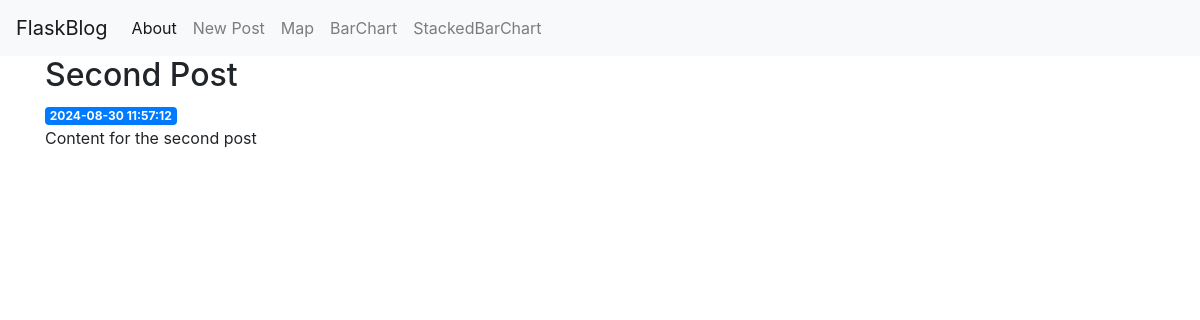
/2, run on the app's committed database.
### tables this page shows
CREATE TABLE posts (
    id INTEGER PRIMARY KEY AUTOINCREMENT,
    created TIMESTAMP NOT NULL DEFAULT CURRENT_TIMESTAMP,
    title TEXT NOT NULL,
    content TEXT NOT NULL
);

### app.py (the view)
@app.route("/<int:post_id>")
def post(post_id):
    post = get_post(post_id)
    return render_template("post.html", post=post)

### app.py (called while the page is built)
def get_db_connection():
    conn = sqlite3.connect("database.db")
    conn.row_factory = sqlite3.Row
    return conn

def get_post(post_id):
    conn = get_db_connection()
    post = conn.execute("SELECT * FROM posts WHERE id = ?", (post_id,)).fetchone()
    conn.close()
    if post is None:
        abort(404)
    return post

### templates/post.html
{% extends 'base.html' %} {% block content %}
<h2>{% block title %} {{ post['title'] }} {% endblock %}</h2>
<span class="badge badge-primary">{{ post['created'] }}</span>
<p>{{ post['content'] }}</p>
{% endblock %}

### data on the page
posts: title "Second Post", created "2024-08-30 11:57:12", content "Content for the second post"
